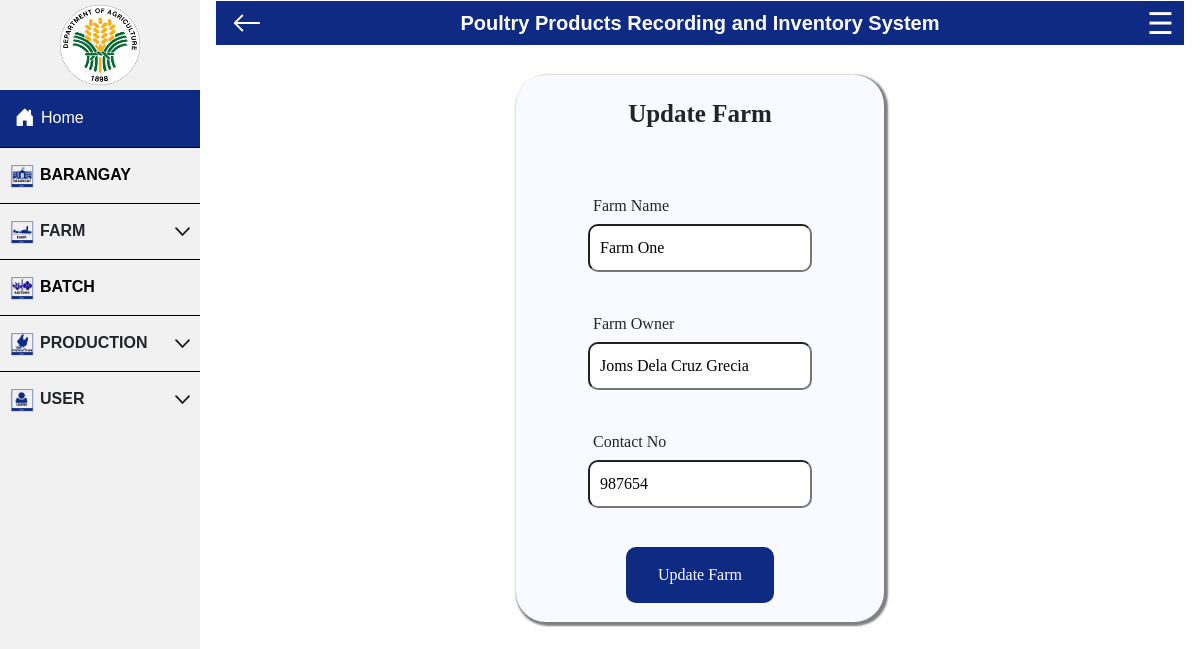
/project/update-farm.php?farmID=100 (signed in), run on the app's committed database.
### tables this page shows
CREATE TABLE `farm` (
  `farmID` int(21) NOT NULL,
  `baranggayID` int(21) NOT NULL,
  `farmname` varchar(21) NOT NULL,
  `farm_size` int(21) NOT NULL,
  `no_farmers` int(21) NOT NULL,
  `farmowner` varchar(21) NOT NULL,
  `address` varchar(21) DEFAULT NULL,
  `exp` int(21) NOT NULL,
  `contactno` int(21) NOT NULL,
  `lat` decimal(10,8) NOT NULL,
  `lng` decimal(11,8) NOT NULL
);

### project/update-farm.php (the view, shortened to what this page needs)
<?php
include 'connect.php';
$data = mysqli_connect($sname, $uname, $password, $db_name);
$farmname = "";
$farmowner = "";
$contactno = "";
if($_SERVER['REQUEST_METHOD'] == 'GET'){
	$farmID = $_GET["farmID"];
	$sql = "SELECT * FROM farm WHERE farmID = $farmID";
	$result = $data->query($sql);
	$row = $result->fetch_assoc();
	$farmname = $row["farmname"];
	$farmowner = $row["farmowner"];
	$contactno = $row["contactno"];
}
?>
<?php include ("header.php");  ?>
	<section class="log-in">
		<form action="#" method="post">
		<div class="text2">
			<p><b>Update Farm</b></p>
		</div>
        <div class="input-wrapper">
		<div class="inputUser">
			<p>Farm Name</p>
			<input type="text" name="farmname" placeholder="Farmname" id="farmname" value= "<?php echo $farmname; ?>" required >
		</div>
		<div class="inputUser">
			<p>Farm Owner</p>
			<input type="text" name="farmowner" placeholder="Farmowner" id="farmowner" value= "<?php echo $farmowner; ?>" required>
		</div>
        <div class="inputUser">
			<p>Contact No</p>
			<input type="text" name="contactno" placeholder="Contactno" id="contactno" value= "<?php echo $contactno; ?>" required>
		</div>
		</div>
		<div class="submit">
			<input type="submit" name = "update" id="submit" value="Update Farm">
		</div>
	</section>
</body>
</html>

### project/header.php (style rules this page uses)
body { margin: 0; font-family: helvetica; }
html { scroll-behavior:smooth !important; }

### project/update-farm.php (style rules this page uses)
.input-wrapper { display:grid; justify-content:center; }
.log-in { box-shadow: 2px 2px 2px 2px grey; border-radius: 30px; font-family: tahoma; background-color: #f9faff; padding: 15px; margin-top: 30px; margin-right: 300px; margin-left: 300px; margin-bottom: 5px; }
.log-in p { padding: 5px; }
.text2 { display: grid; justify-content: center; font-size: 25px; }
.inputUser { display: grid; }
.inputUser p { margin-top:35px ; }
.submit { margin-top:35px; display:grid; justify-content:center; text-align: center; }
input[type=submit] { border-radius: 10px; background-color: #0e2a83; border: none; color: white; padding: 16px 32px; text-decoration: none; margin: 4px 2px; cursor: pointer; }
input { margin-top:-15px; color: black; border-radius: 10px; padding: 10px; }

### data on the page
farm: farmname "Farm One", farmowner "Joms Dela Cruz Grecia", contactno "987654"
